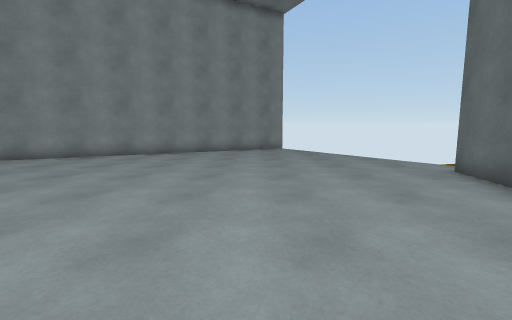
[1] (above)

12 first-person views from a walk through a scene from a Unity 3-D project. The camera is 1.2 m above the floor, tilts 8° down and sees 90° across. The floor is counted in squares, 1 m on a side. Each view is taken from the middle of a square. On the plan, view 1 faces up. The plan holds only what a view shows up to about 12 squares ahead; the rest is blank. The place goes on beyond the plan. Surface patterns are stand-ins for the level's own textures.

[2]
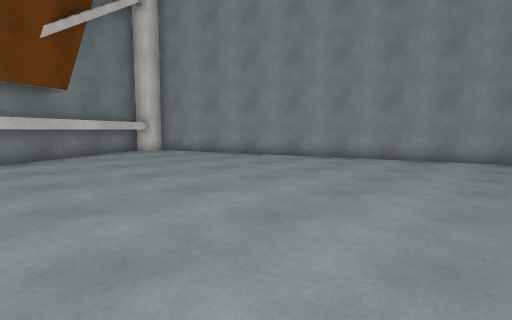

[3]
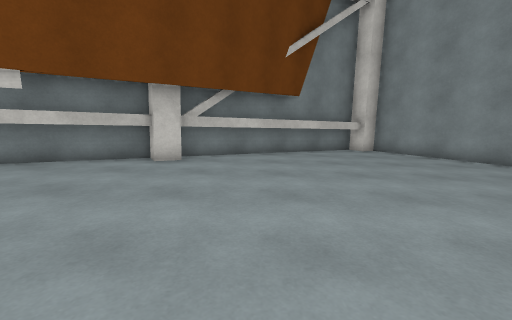

[4]
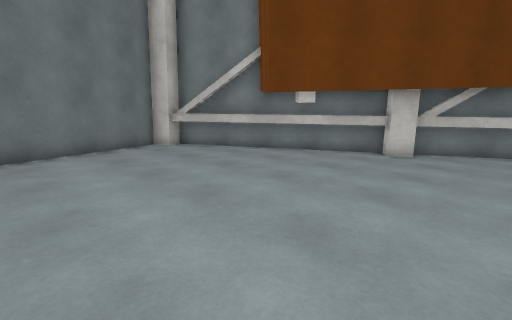

[5]
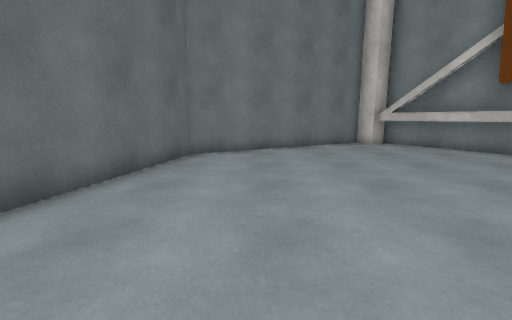

[6]
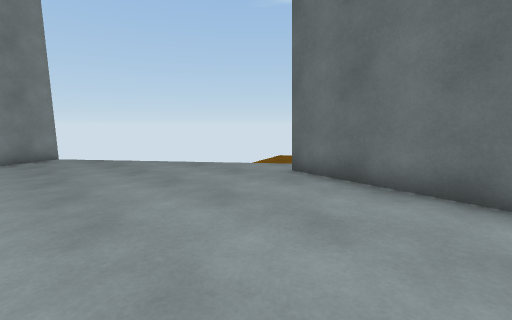

[7]
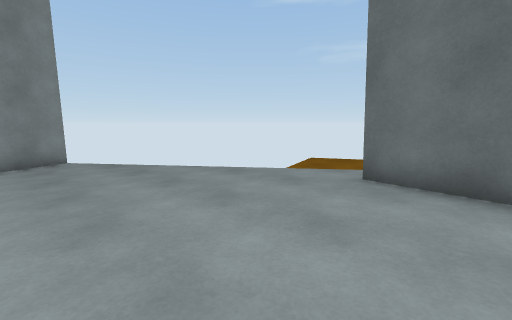

[8]
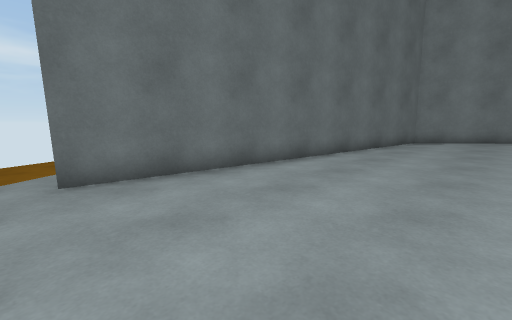

[9]
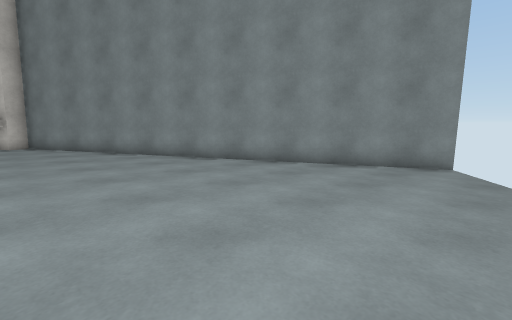

[10]
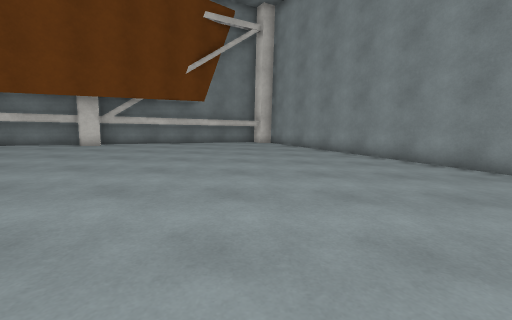

[11]
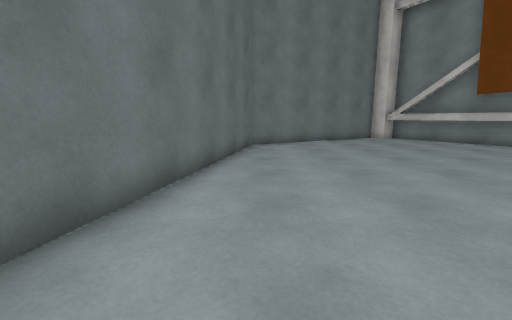

[12]
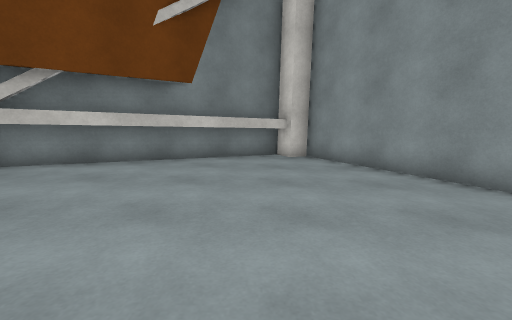

### Floor plan
Key: @ floor where view 1 was taken; # wall or solid block; . main floor; : floor 0.25 m higher than the main floor; - floor 0.25 m lower than the main floor; + floor 0.5 m higher than the main floor; / step, stairs or slope; ^ raised ledge.
Columns run from 14 left of view 1 to 11 right of it. Each row starts with its distance up from view 1.
 17               ##
 16             ###--
 15           ###....
 14          ##.......
 13        ###........
 12      ###...........
 11    ###..............   ---
 10   ##................/  ---
  9 ###..................- --
  8 #..................../ ---
  7 #...................#. ---
  6 #^.................##
  5 ##..........:::::::#
  4  #^::::::::::::::::#
  3   #::::::::::::::::#
  2   ##:::::::::::::::#
  1    ##:::::::::::::##
  0    ##:::::::::@:::#
 -1     ##::::::::::::#
 -2     ##::::::::::::#
 -3      ##:::::::::::#
 -4       #::::::::::##
 -5       ##:::::::::#
 -6        ##+++++++##
 -7        ##+++++###
 -8         ##+++##
 -9         ######

Where each view was taken, in squares from view 1:
view 1: 0 up, 0 right, facing up
view 2: 2 up, 1 left, facing up-left
view 3: 2 up, 1 left, facing left
view 4: 2 up, 1 right, facing down-left
view 5: 3 up, 1 right, facing down
view 6: 3 up, 0 right, facing up-right
view 7: 5 up, 0 right, facing up-right
view 8: 8 up, 0 right, facing down-right
view 9: 7 up, 3 right, facing up-left
view 10: 7 up, 3 right, facing left
view 11: 6 up, 3 right, facing down
view 12: 6 up, 4 left, facing left
